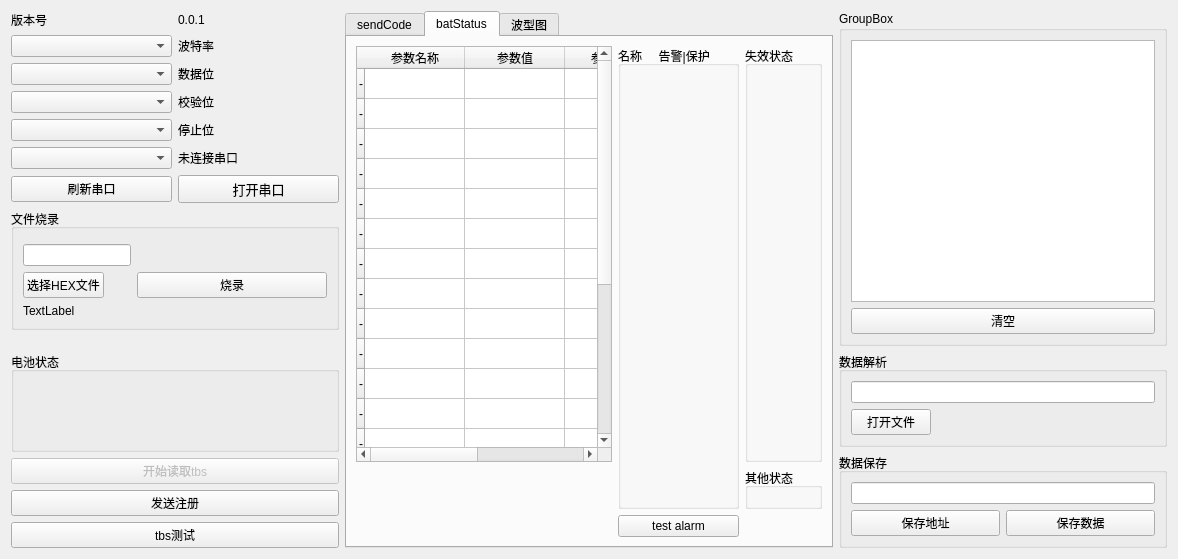
<?xml version="1.0" encoding="UTF-8"?>
<ui version="4.0">
 <class>Widget</class>
 <widget class="QWidget" name="Widget">
  <property name="geometry">
   <rect>
    <x>0</x>
    <y>0</y>
    <width>1178</width>
    <height>559</height>
   </rect>
  </property>
  <property name="windowTitle">
   <string>Widget</string>
  </property>
  <layout class="QGridLayout" name="gridLayout_12">
   <item row="5" column="2">
    <widget class="QGroupBox" name="groupBox_5">
     <property name="title">
      <string>数据保存</string>
     </property>
     <layout class="QGridLayout" name="gridLayout_3">
      <item row="1" column="1">
       <widget class="QPushButton" name="pushButton_7">
        <property name="text">
         <string>保存数据</string>
        </property>
       </widget>
      </item>
      <item row="0" column="0" colspan="2">
       <widget class="QLineEdit" name="lineEdit_2"/>
      </item>
      <item row="1" column="0">
       <widget class="QPushButton" name="pushButton_8">
        <property name="text">
         <string>保存地址</string>
        </property>
       </widget>
      </item>
     </layout>
    </widget>
   </item>
   <item row="4" column="2">
    <widget class="QGroupBox" name="groupBox_4">
     <property name="title">
      <string>数据解析</string>
     </property>
     <layout class="QFormLayout" name="formLayout">
      <item row="0" column="0" colspan="2">
       <widget class="QLineEdit" name="lineEdit_3"/>
      </item>
      <item row="1" column="0">
       <widget class="QPushButton" name="pushButton">
        <property name="text">
         <string>打开文件</string>
        </property>
       </widget>
      </item>
      <item row="1" column="1">
       <spacer name="horizontalSpacer">
        <property name="orientation">
         <enum>Qt::Horizontal</enum>
        </property>
        <property name="sizeHint" stdset="0">
         <size>
          <width>40</width>
          <height>20</height>
         </size>
        </property>
       </spacer>
      </item>
     </layout>
    </widget>
   </item>
   <item row="4" column="0" rowspan="2">
    <layout class="QGridLayout" name="gridLayout_10">
     <item row="2" column="0">
      <widget class="QPushButton" name="sendRegisterBox">
       <property name="text">
        <string>发送注册</string>
       </property>
      </widget>
     </item>
     <item row="1" column="0">
      <widget class="QPushButton" name="pushButton_3">
       <property name="enabled">
        <bool>false</bool>
       </property>
       <property name="text">
        <string>开始读取tbs</string>
       </property>
      </widget>
     </item>
     <item row="3" column="0">
      <widget class="QPushButton" name="sendTbs">
       <property name="text">
        <string>tbs测试</string>
       </property>
      </widget>
     </item>
     <item row="0" column="0">
      <widget class="QGroupBox" name="groupBox_3">
       <property name="title">
        <string>电池状态</string>
       </property>
       <layout class="QGridLayout" name="gridLayout_13">
        <item row="0" column="0">
         <layout class="QGridLayout" name="batGridLayout"/>
        </item>
       </layout>
      </widget>
     </item>
    </layout>
   </item>
   <item row="0" column="2" rowspan="4">
    <widget class="QGroupBox" name="groupBox_6">
     <property name="title">
      <string>GroupBox</string>
     </property>
     <layout class="QGridLayout" name="gridLayout_4">
      <item row="1" column="0">
       <widget class="QPushButton" name="clearReceiveDataButton_2">
        <property name="text">
         <string>清空</string>
        </property>
       </widget>
      </item>
      <item row="0" column="0">
       <widget class="QListWidget" name="listWidget"/>
      </item>
     </layout>
    </widget>
   </item>
   <item row="0" column="0">
    <layout class="QGridLayout" name="gridLayout_14">
     <item row="2" column="1">
      <widget class="QLabel" name="label_4">
       <property name="text">
        <string>波特率</string>
       </property>
      </widget>
     </item>
     <item row="6" column="0">
      <widget class="QComboBox" name="portBox"/>
     </item>
     <item row="0" column="1">
      <widget class="QLabel" name="label_3">
       <property name="text">
        <string>0.0.1</string>
       </property>
      </widget>
     </item>
     <item row="4" column="1">
      <widget class="QLabel" name="label_6">
       <property name="text">
        <string>校验位</string>
       </property>
      </widget>
     </item>
     <item row="3" column="0">
      <widget class="QComboBox" name="dataBox"/>
     </item>
     <item row="7" column="0">
      <widget class="QPushButton" name="searchBtn">
       <property name="text">
        <string>刷新串口</string>
       </property>
      </widget>
     </item>
     <item row="0" column="0">
      <widget class="QLabel" name="label_2">
       <property name="text">
        <string>版本号</string>
       </property>
      </widget>
     </item>
     <item row="3" column="1">
      <widget class="QLabel" name="label_5">
       <property name="text">
        <string>数据位</string>
       </property>
      </widget>
     </item>
     <item row="7" column="1">
      <widget class="QPushButton" name="openBtn">
       <property name="font">
        <font>
         <family>黑体</family>
         <pointsize>10</pointsize>
        </font>
       </property>
       <property name="text">
        <string>打开串口</string>
       </property>
      </widget>
     </item>
     <item row="5" column="1">
      <widget class="QLabel" name="label_7">
       <property name="text">
        <string>停止位</string>
       </property>
      </widget>
     </item>
     <item row="5" column="0">
      <widget class="QComboBox" name="stopBox"/>
     </item>
     <item row="6" column="1">
      <widget class="QLabel" name="portStatus">
       <property name="text">
        <string>未连接串口</string>
       </property>
      </widget>
     </item>
     <item row="4" column="0">
      <widget class="QComboBox" name="checkBox"/>
     </item>
     <item row="2" column="0">
      <widget class="QComboBox" name="rateBox"/>
     </item>
    </layout>
   </item>
   <item row="0" column="1" rowspan="6">
    <widget class="QTabWidget" name="tabWidget">
     <property name="tabPosition">
      <enum>QTabWidget::North</enum>
     </property>
     <property name="currentIndex">
      <number>1</number>
     </property>
     <widget class="QWidget" name="tab">
      <attribute name="title">
       <string>sendCode</string>
      </attribute>
      <layout class="QFormLayout" name="formLayout_4">
       <item row="1" column="1">
        <layout class="QGridLayout" name="gridLayout_2">
         <item row="2" column="2">
          <widget class="QPushButton" name="clearReceiveDataButton">
           <property name="text">
            <string>清空数据</string>
           </property>
          </widget>
         </item>
         <item row="2" column="1">
          <widget class="QCheckBox" name="TimeCheckBox">
           <property name="autoFillBackground">
            <bool>false</bool>
           </property>
           <property name="text">
            <string>时间戳显示</string>
           </property>
           <property name="checked">
            <bool>true</bool>
           </property>
          </widget>
         </item>
         <item row="2" column="0">
          <widget class="QCheckBox" name="hexDisplay">
           <property name="text">
            <string>16进制显示</string>
           </property>
           <property name="checked">
            <bool>true</bool>
           </property>
          </widget>
         </item>
         <item row="1" column="0" colspan="3">
          <widget class="QPlainTextEdit" name="receiveData"/>
         </item>
        </layout>
       </item>
       <item row="2" column="1">
        <layout class="QFormLayout" name="formLayout_2">
         <item row="0" column="0" colspan="2">
          <widget class="QPlainTextEdit" name="sendData"/>
         </item>
         <item row="1" column="0">
          <widget class="QCheckBox" name="hexSendBox">
           <property name="text">
            <string>16进制发送</string>
           </property>
           <property name="checked">
            <bool>true</bool>
           </property>
          </widget>
         </item>
         <item row="1" column="1">
          <widget class="QPushButton" name="sendBox">
           <property name="text">
            <string>发送</string>
           </property>
           <property name="autoDefault">
            <bool>false</bool>
           </property>
           <property name="default">
            <bool>false</bool>
           </property>
           <property name="flat">
            <bool>false</bool>
           </property>
          </widget>
         </item>
        </layout>
       </item>
      </layout>
     </widget>
     <widget class="QWidget" name="tab_3">
      <attribute name="title">
       <string>batStatus</string>
      </attribute>
      <layout class="QGridLayout" name="gridLayout">
       <item row="4" column="1">
        <widget class="QPushButton" name="pushButton_2">
         <property name="text">
          <string>test alarm</string>
         </property>
        </widget>
       </item>
       <item row="0" column="0">
        <widget class="QTableWidget" name="tableWidget">
         <row>
          <property name="text">
           <string>-</string>
          </property>
         </row>
         <row>
          <property name="text">
           <string>-</string>
          </property>
         </row>
         <row>
          <property name="text">
           <string>-</string>
          </property>
         </row>
         <row>
          <property name="text">
           <string>-</string>
          </property>
         </row>
         <row>
          <property name="text">
           <string>-</string>
          </property>
         </row>
         <row>
          <property name="text">
           <string>-</string>
          </property>
         </row>
         <row>
          <property name="text">
           <string>-</string>
          </property>
         </row>
         <row>
          <property name="text">
           <string>-</string>
          </property>
         </row>
         <row>
          <property name="text">
           <string>-</string>
          </property>
         </row>
         <row>
          <property name="text">
           <string>-</string>
          </property>
         </row>
         <row>
          <property name="text">
           <string>-</string>
          </property>
         </row>
         <row>
          <property name="text">
           <string>-</string>
          </property>
         </row>
         <row>
          <property name="text">
           <string>-</string>
          </property>
         </row>
         <row>
          <property name="text">
           <string>-</string>
          </property>
         </row>
         <row>
          <property name="text">
           <string>-</string>
          </property>
         </row>
         <row>
          <property name="text">
           <string>-</string>
          </property>
         </row>
         <row>
          <property name="text">
           <string>-</string>
          </property>
         </row>
         <row>
          <property name="text">
           <string>-</string>
          </property>
         </row>
         <row>
          <property name="text">
           <string>-</string>
          </property>
         </row>
         <row>
          <property name="text">
           <string>-</string>
          </property>
         </row>
         <column>
          <property name="text">
           <string>参数名称</string>
          </property>
         </column>
         <column>
          <property name="text">
           <string>参数值</string>
          </property>
         </column>
         <column>
          <property name="text">
           <string>参数名称</string>
          </property>
         </column>
         <column>
          <property name="text">
           <string>参数值</string>
          </property>
         </column>
         <item row="0" column="0">
          <property name="text">
           <string/>
          </property>
         </item>
        </widget>
       </item>
       <item row="0" column="2">
        <widget class="QGroupBox" name="groupBox">
         <property name="title">
          <string>失效状态</string>
         </property>
         <layout class="QGridLayout" name="gridLayout_9">
          <item row="0" column="0">
           <layout class="QGridLayout" name="loseGridLayout"/>
          </item>
         </layout>
        </widget>
       </item>
       <item row="1" column="2" rowspan="3">
        <widget class="QGroupBox" name="groupBox_2">
         <property name="title">
          <string>其他状态</string>
         </property>
         <layout class="QGridLayout" name="gridLayout_11">
          <item row="0" column="0">
           <layout class="QGridLayout" name="otherGridLayout"/>
          </item>
         </layout>
        </widget>
       </item>
       <item row="0" column="1" rowspan="4">
        <widget class="QGroupBox" name="alarmGroupBox">
         <property name="title">
          <string>名称     告警|保护</string>
         </property>
         <layout class="QGridLayout" name="gridLayout_8">
          <item row="0" column="0">
           <layout class="QGridLayout" name="gridLayout_7"/>
          </item>
         </layout>
        </widget>
       </item>
      </layout>
     </widget>
     <widget class="QWidget" name="tab_2">
      <attribute name="title">
       <string>波型图</string>
      </attribute>
      <layout class="QFormLayout" name="formLayout_5">
       <item row="0" column="1">
        <layout class="QGridLayout" name="gridLayout_5"/>
       </item>
      </layout>
     </widget>
    </widget>
   </item>
   <item row="1" column="0" rowspan="2">
    <widget class="QGroupBox" name="groupBox_7">
     <property name="title">
      <string>文件烧录</string>
     </property>
     <layout class="QFormLayout" name="formLayout_3">
      <item row="0" column="0" colspan="2">
       <layout class="QGridLayout" name="gridLayout_6"/>
      </item>
      <item row="1" column="0">
       <widget class="QLineEdit" name="lineEdit"/>
      </item>
      <item row="3" column="0">
       <widget class="QLabel" name="label">
        <property name="text">
         <string>TextLabel</string>
        </property>
       </widget>
      </item>
      <item row="2" column="0">
       <widget class="QPushButton" name="selectFileButton">
        <property name="text">
         <string>选择HEX文件</string>
        </property>
       </widget>
      </item>
      <item row="2" column="1">
       <widget class="QPushButton" name="pushButton_4">
        <property name="text">
         <string>烧录</string>
        </property>
       </widget>
      </item>
     </layout>
    </widget>
   </item>
  </layout>
 </widget>
 <resources/>
 <connections/>
</ui>
